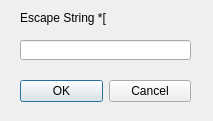
<?xml version="1.0" encoding="UTF-8"?>
<ui version="4.0">
 <class>dlgDefineEscape</class>
 <widget class="QDialog" name="dlgDefineEscape">
  <property name="geometry">
   <rect>
    <x>0</x>
    <y>0</y>
    <width>213</width>
    <height>121</height>
   </rect>
  </property>
  <property name="windowTitle">
   <string>Define Escape</string>
  </property>
  <widget class="QLabel" name="lblEscape">
   <property name="geometry">
    <rect>
     <x>20</x>
     <y>10</y>
     <width>171</width>
     <height>16</height>
    </rect>
   </property>
   <property name="text">
    <string>Escape String *[</string>
   </property>
  </widget>
  <widget class="QLineEdit" name="edtEscape">
   <property name="geometry">
    <rect>
     <x>20</x>
     <y>40</y>
     <width>171</width>
     <height>20</height>
    </rect>
   </property>
  </widget>
  <widget class="QWidget" name="layoutWidget">
   <property name="geometry">
    <rect>
     <x>20</x>
     <y>76</y>
     <width>171</width>
     <height>31</height>
    </rect>
   </property>
   <layout class="QHBoxLayout" name="horizontalLayout">
    <item>
     <widget class="QPushButton" name="btnOK">
      <property name="text">
       <string>OK</string>
      </property>
     </widget>
    </item>
    <item>
     <widget class="QPushButton" name="btnCancel">
      <property name="text">
       <string>Cancel</string>
      </property>
     </widget>
    </item>
   </layout>
  </widget>
 </widget>
 <resources/>
 <connections/>
</ui>
